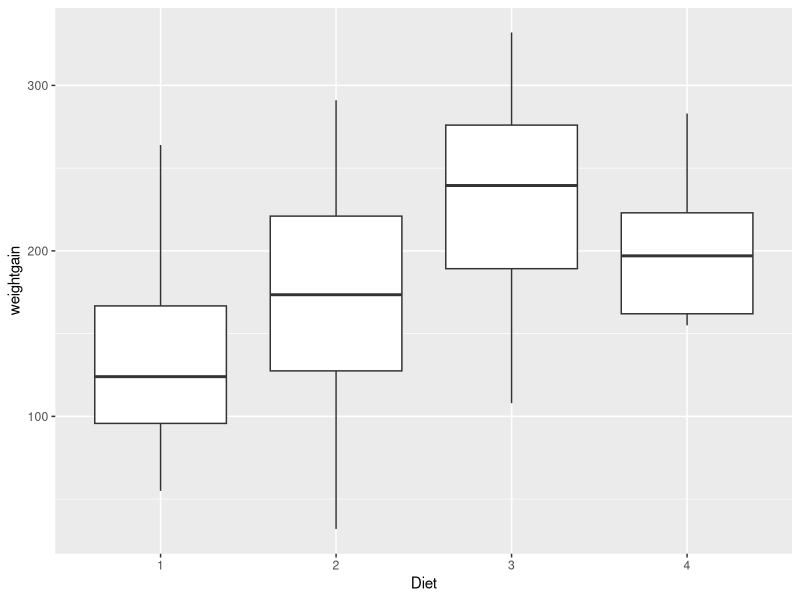
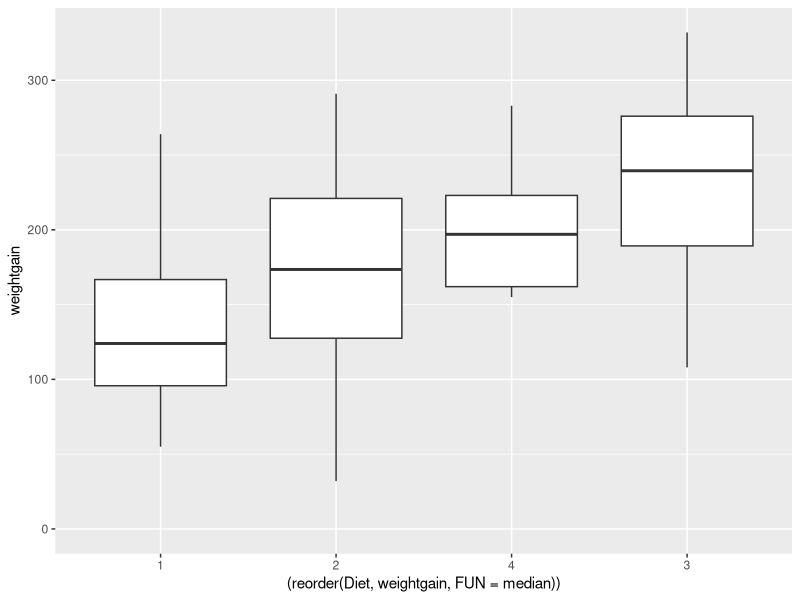
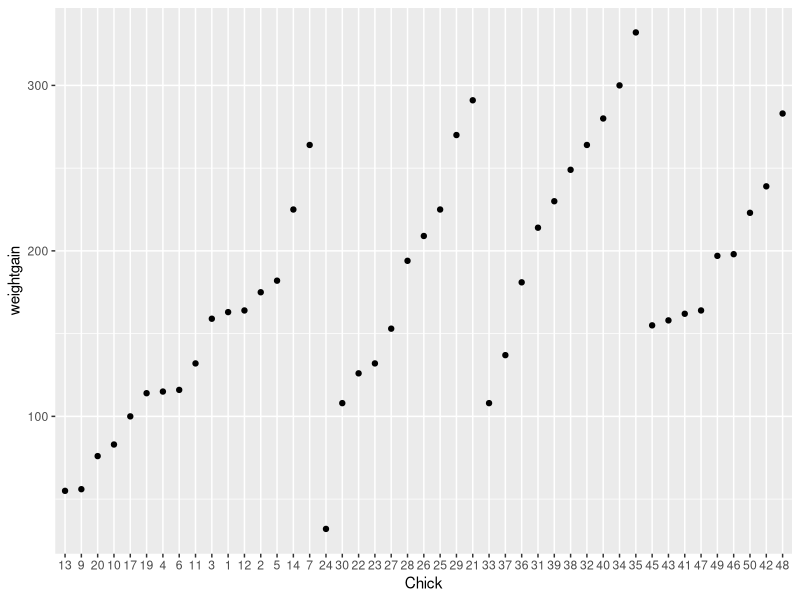
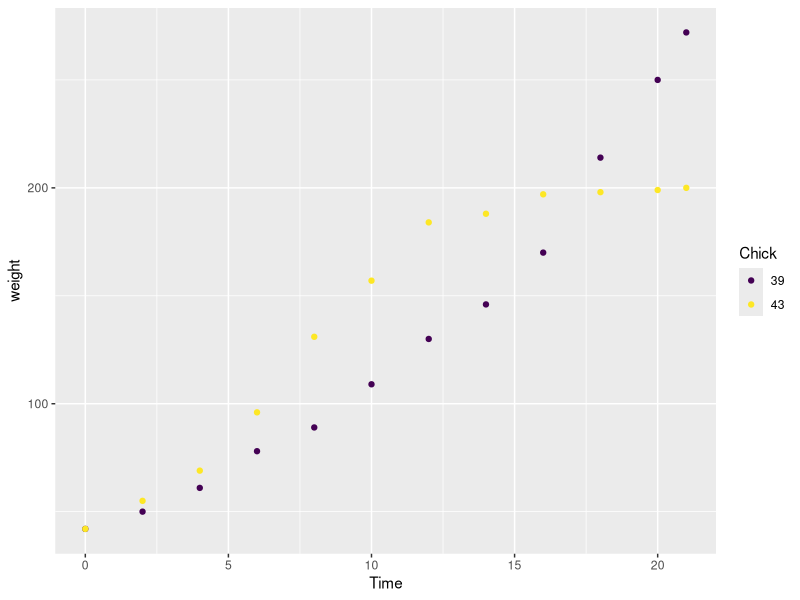

Generate these figures, in order, with R:
## ---- chunk 1

library(ggplot2)
library(datasets)
library(dplyr)

#ChickWeight

#?ChickWeight
#head(ChickWeight)

#TODO ask and look into the data structure more

#class(ChickWeight)

#summary(ChickWeight)
## ---- chunk 2
#Take the diets of the chickens 
#Count the number of rows for each diet save it
#Get the average weight for each diet save it
#Get the sd for the weigh of each diet, save it
weight0 <- ChickWeight %>%group_by(Diet) %>% filter (Time==0) %>% summarize(
    num_chicks = n(),
    avg_weight = mean(weight, na.rm=TRUE),
    sd_weight = sd(weight, na.rm = TRUE)
  ) 

#print(weight0)
weight0

## ---- chunk 3

#sube]
complete <- ChickWeight %>% group_by(Chick) %>% mutate(Measurement_Count =n())

#Now make sure there are only 12 measurements
complete <- complete %>% filter(Measurement_Count == 12)

#print(complete)
head(complete, 3)

## ---- chunk 4
complete <- complete %>%
  group_by(Chick) %>%
  mutate(weightgain = weight - weight[Time == 0])

head(complete, 3)

## ---- chunk 5

tempDF <- complete %>% filter(Time == 21)
ggplot(tempDF, aes(x=Diet, y=weightgain))+
  geom_boxplot()

## ---- chunk 6

#Used the reoder function to reorder by median
#Added expand_limits to make sure 0 is in the axis range
ggplot(tempDF, aes(x=(reorder (Diet, weightgain, FUN=median)), y=weightgain))+
  geom_boxplot()+ 
  expand_limits(y=0)

## ---- chunk 7

ggplot(tempDF, aes(x=Chick, y=weightgain) )+
  geom_point()

temp2df <- tempDF %>% arrange(weightgain, desc(weightgain))

print('Min')
head(temp2df,1)
print('Max')
tail (temp2df,1)
## ---- chunk 8
#we know 43 and 39 from problem 5
leastmost <- complete %>% filter(Chick ==39 | Chick == 43)

ggplot(leastmost, aes(x=Time, y=weight, color= Chick)) + geom_point()

## ---- chunk 9

